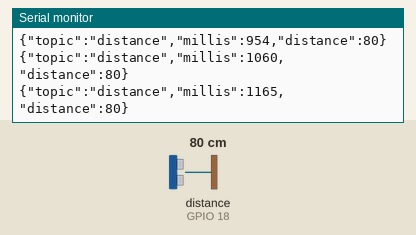
Simulated run of this sketch. Board: ESP32. Parts: the last lines printed to the serial monitor. Wiring (inferred from the names in the program): ultrasonic range finder: trigger GPIO 2; echo GPIO 18. Inputs (shaded band) come from the test bench; at power-on: distance to the obstacle (sensor on GPIO 18) 80 cm. The echo pulse lasts 58.3 µs per cm.

Above: at 1.2 s.
1.3 s: distance to the obstacle (sensor on GPIO 18) set to 2 cm
At 1.38 s:
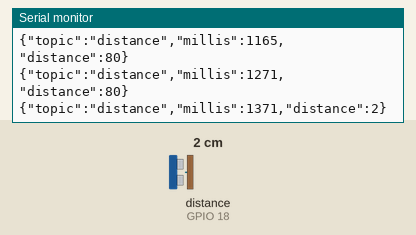
2.8 s: distance to the obstacle (sensor on GPIO 18) set to 4 cm
At 2.89 s:
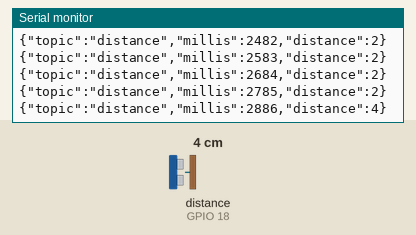
Timing chart, 0 to 5.8 s (numbered marks = the images above; inputs shaded):
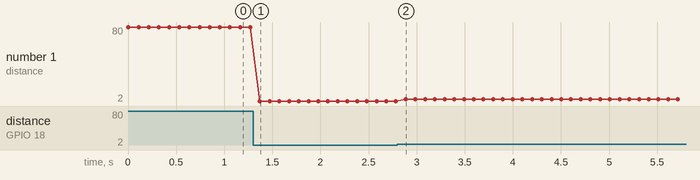

Measured:
- after the input at 1.3 s, the serial monitor: prints a new line after 0.07 s (image 1)
- plotted number 1: 80 → 2 after the input at 1.3 s

The sketch:

sensors_esp32.ino
```cpp
#include <ArduinoJson.h>


#define echoPin 18 // Echo Pin
#define trigPin 2 // Trigger Pin

long duration, distance; // Duration used to calculate distance

DynamicJsonDocument msg(1024);


void setup()
{
  Serial.begin(115200);
  pinMode(trigPin, OUTPUT);
  pinMode(echoPin, INPUT);
}

void loop()
{
  digitalWrite(trigPin, LOW);
  delayMicroseconds(2);
  digitalWrite(trigPin, HIGH);
  delayMicroseconds(10);
  digitalWrite(trigPin, LOW);
  duration = pulseIn(echoPin, HIGH);
  //Calculate the distance (in cm) based on the speed of sound.
  distance = duration/58.2;
  msg["topic"] = "distance";
  msg["millis"]   =  millis();
  msg["distance"] = distance;
  serializeJson(msg, Serial);
  Serial.println("");
  //Delay 50ms before next reading.
  delay(100);
}
```
